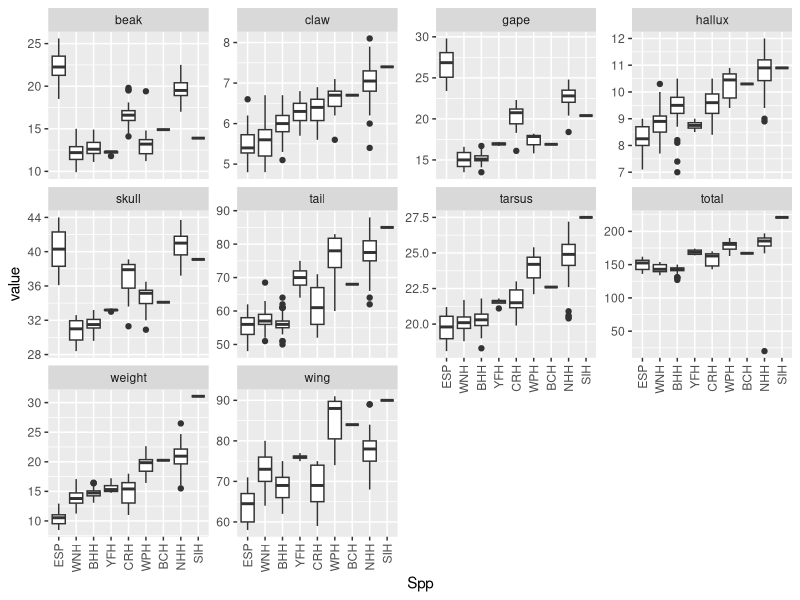
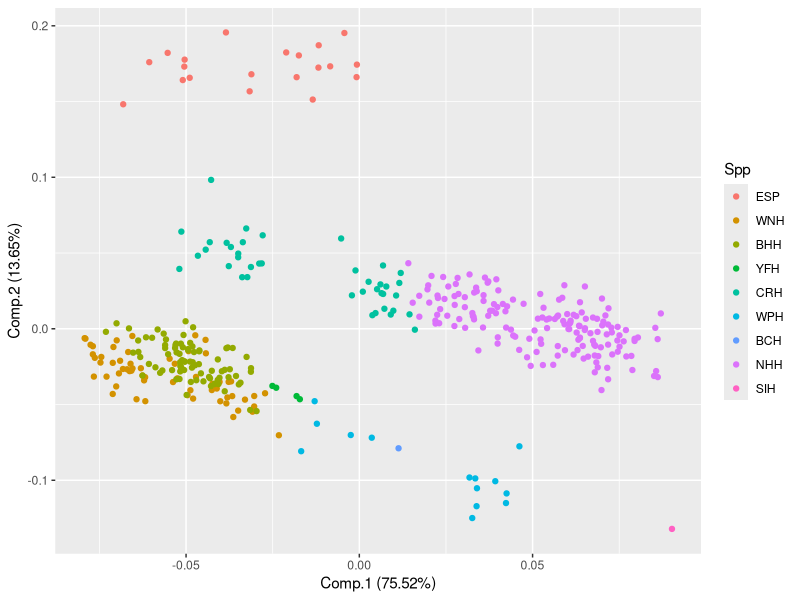

Reproduce these figures in R, in order.


  library(tidyverse)
  library(ggfortify)
  library(randomForest)
  
  # Q1: load and assemble the data from the two files. Which spp has the most records and the least records
  
  dat <- read_csv("HEMorphSpp.csv") %>%
    dplyr::left_join(read_csv("HEMorph.csv")) %>% # the spp are in a different file
    dplyr::mutate(Spp = fct_reorder(Spp,weight)) %>% # this turns Spp into a factor ordered by the weight
    tidyr::gather(variable,value,3:ncol(.)) %>% # create a tidy data set
    dplyr::add_count(Spp)
  
  # A1: NHH have the most records (1620) and SIH have the least (10)
  
  
  # Q2: Qualitatively, what morphological attributes are correlated with weight
    
  ggplot(dat, aes(Spp,value)) +
    geom_boxplot() +
    facet_wrap(~variable, scales = "free_y") +
    theme(axis.text.x = element_text(angle = 90, vjust = 0.5, hjust=1))
    
  # A2: claw, hallux, tail, tarsus, total are kind of proportional to weight whereas beak, gape, skull and wing less so
  
  
  # Q3: Which species are likely to have similar ecological niches, given these data?
  
  datWide <- dat %>% tidyr::spread(variable,value)
  
  # a)
  
  modPCA <- princomp(scale(datWide %>% dplyr::select(4:ncol(.))))
  
  autoplot(modPCA, data = datWide, colour = "Spp")
  
  # b)
  
  modRF <- randomForest(Spp ~ .
                        , data = datWide[-c(2:3)]
                        )
  
  
  # A3a: WNH & BHH plot on top of each other
  # A3b: WNH & BHH: 4 BHH were predicted to be WNH and 3 WNH were predicted to be BHH. Largest other misclassification was 2 CRH predicted to be NHH
  
